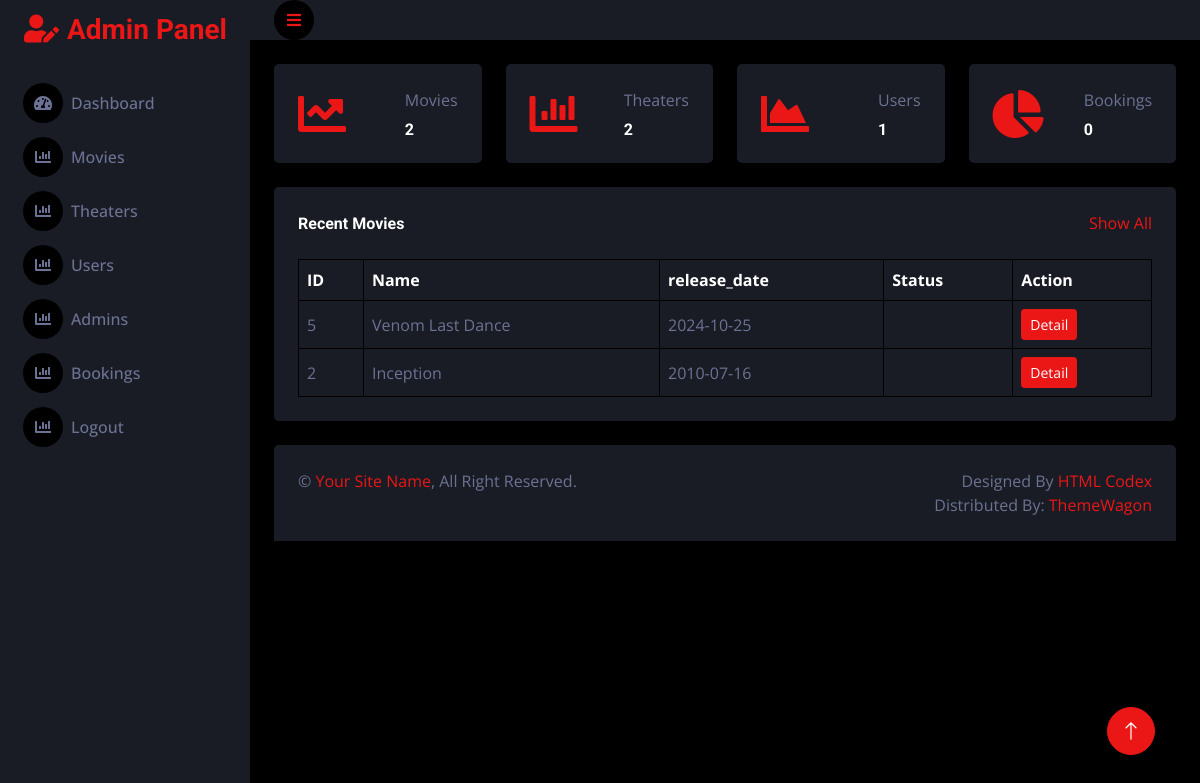
Page /admin2/index.php (signed in) on the earlier database version.
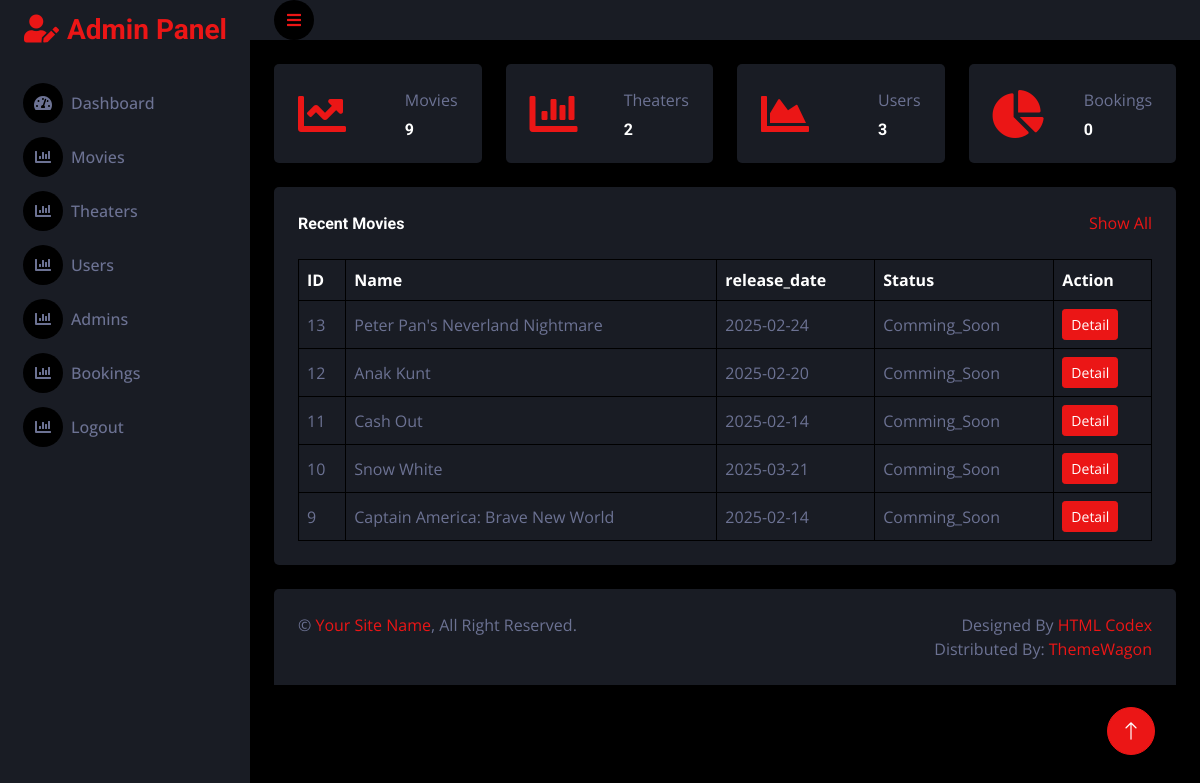
Same page on the later database version.
### tables this page shows
CREATE TABLE `movies` (
  `movie_id` int(11) NOT NULL,
  `title` varchar(255) NOT NULL,
  `description` text DEFAULT NULL,
  `trailer_link` varchar(2083) DEFAULT NULL,
  `rating` decimal(3,1) DEFAULT 0.0,
  `poster_url` varchar(2083) DEFAULT NULL,
  `release_date` date DEFAULT NULL,
  `age_rating` varchar(10) DEFAULT NULL,
  `genre` varchar(200) NOT NULL,
  `movie_status` varchar(30) DEFAULT NULL,
  `created_at` timestamp NOT NULL DEFAULT current_timestamp()
);

### admin2/index.php (the view, shortened to what the changed rows need)
<?php
include("../admin/connection.php");
?>
<!DOCTYPE html>
<html lang="en">
<head>
    <link href="https://cdnjs.cloudflare.com/ajax/libs/font-awesome/5.10.0/css/all.min.css" rel="stylesheet">
    <link href="https://cdn.jsdelivr.net/npm/bootstrap-icons@1.4.1/font/bootstrap-icons.css" rel="stylesheet">
    <link href="lib/owlcarousel/assets/owl.carousel.min.css" rel="stylesheet">
    <link href="lib/tempusdominus/css/tempusdominus-bootstrap-4.min.css" rel="stylesheet" />
    <link href="css/bootstrap.min.css" rel="stylesheet">
    <link href="css/style.css" rel="stylesheet">
</head>
<body>
    <div class="container-fluid position-relative d-flex p-0">
        <div class="content">
            <div class="container-fluid pt-4 px-4">
                <div class="row g-4">
                    <div class="col-sm-6 col-xl-3">
                        <div class="bg-secondary rounded d-flex align-items-center justify-content-between p-4">
                            <div class="ms-3">
                                <p class="mb-2">Movies</p>
                                <?php
                                $movies = "select * from movies";
                                $result = mysqli_query($connect, $movies);
                                $movie_count = mysqli_num_rows($result);
                                ?>
                                <h6 class="mb-0"><?php echo $movie_count;?></h6>
                            </div>
                        </div>
                    </div>
                    <div class="col-sm-6 col-xl-3">
                        <div class="bg-secondary rounded d-flex align-items-center justify-content-between p-4">
                            <div class="ms-3">
                                <p class="mb-2">Users</p>
                                <?php
                                $users = "select * from user_table";
                                $result = mysqli_query($connect, $users);
                                $users_count = mysqli_num_rows($result);
                                ?>
                                <h6 class="mb-0"><?php echo $users_count;?></h6>
                            </div>
                        </div>
                    </div>
                </div>
            </div>
            <div class="container-fluid pt-4 px-4">
                <div class="bg-secondary text-center rounded p-4">
                    <div class="table-responsive">
                        <table class="table text-start align-middle table-bordered table-hover mb-0">
                            <thead>
                                <tr class="text-white">
                                    <th scope="col">ID</th>
                                    <th scope="col">Name</th>
                                    <th scope="col">release_date</th>
                                    <th scope="col">Status</th>
                                    <th scope="col">Action</th>
                                </tr>
                            </thead>
                            <tbody>
                            <?php
                            $query = "SELECT * FROM movies ORDER BY created_at DESC LIMIT 5;";
                            $result = mysqli_query($connect, $query);
                            if ($result) {
                                while ($row = mysqli_fetch_assoc($result)) {
                                    echo "
                                    <tr>
                                        <td>{$row['movie_id']}</td>
                                        <td>{$row['title']}</td>
                                        <td>{$row['release_date']}</td>
                                        <td>{$row['movie_status']}</td>
                                        <td><a class='btn btn-sm btn-primary' href='view_movie.php?id={$row['movie_id']}'>Detail</a></td>
                                    </tr>
                                    ";
                                }
                            } else {
                                echo "Error: " . mysqli_error($connect);
                            }
                            ?>
                            </tbody>
                        </table>
                    </div>
                </div>
            </div>
        </div>
    </div>
</body>
</html>

Differences in the rows shown:
no longer on this page (row edited): movies: movie_id "5", title "Venom Last Dance", release_date "2024-10-25"
no longer on this page (row edited): movies: movie_id "2", title "Inception", release_date "2010-07-16"
added movies: movie_id "13", title "Peter Pan's Neverland Nightmare", release_date "2025-02-24", movie_status "Comming_Soon"
added movies: movie_id "12", title "Anak Kunt", release_date "2025-02-20", movie_status "Comming_Soon"
added movies: movie_id "11", title "Cash Out", release_date "2025-02-14", movie_status "Comming_Soon"
added movies: movie_id "10", title "Snow White", release_date "2025-03-21", movie_status "Comming_Soon"
added movies: movie_id "9", title "Captain America: Brave New World", release_date "2025-02-14", movie_status "Comming_Soon"
Other differences:
$movie_count: "2" → "9"
$users_count: "1" → "3"
